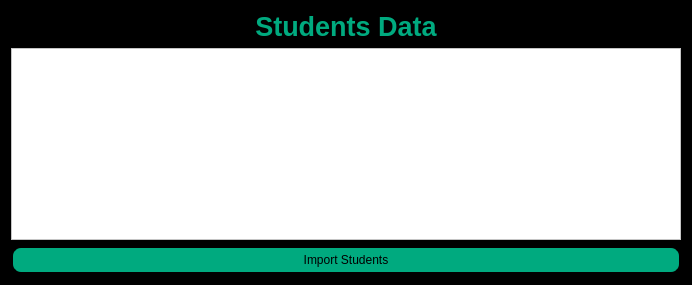
           <widget class="QWidget" name="tab">
            <property name="styleSheet">
             <string notr="true">background-color: rgb(0, 0, 0);
color: rgb(255, 255, 255);</string>
            </property>
            <attribute name="title">
             <string>Students</string>
            </attribute>
            <layout class="QGridLayout" name="gridLayout_29">
             <item row="2" column="0">
              <widget class="QPushButton" name="pushButton_29">
               <property name="sizePolicy">
                <sizepolicy hsizetype="Fixed" vsizetype="Fixed">
                 <horstretch>0</horstretch>
                 <verstretch>0</verstretch>
                </sizepolicy>
               </property>
               <property name="minimumSize">
                <size>
                 <width>670</width>
                 <height>0</height>
                </size>
               </property>
               <property name="styleSheet">
                <string notr="true">color: rgb(0, 0, 0);
background-color: rgb(0, 170, 127);
border-width: 2px;        
  border-style: solid;
  border-radius: 10px;
  padding:5px;</string>
               </property>
               <property name="text">
                <string>Import Students</string>
               </property>
              </widget>
             </item>
             <item row="1" column="0">
              <widget class="QTableWidget" name="tableWidget_Showall_Stud">
               <property name="sizePolicy">
                <sizepolicy hsizetype="Fixed" vsizetype="Expanding">
                 <horstretch>0</horstretch>
                 <verstretch>0</verstretch>
                </sizepolicy>
               </property>
               <property name="minimumSize">
                <size>
                 <width>670</width>
                 <height>0</height>
                </size>
               </property>
               <property name="maximumSize">
                <size>
                 <width>556</width>
                 <height>16777215</height>
                </size>
               </property>
               <property name="font">
                <font>
                 <pointsize>12</pointsize>
                </font>
               </property>
               <property name="styleSheet">
                <string notr="true">selection-background-color: rgb(0, 170, 127);
color: rgb(0, 0, 0);
background-color: rgb(255, 255, 255);
alternate-background-color: rgb(0, 170, 127);</string>
               </property>
               <property name="frameShape">
                <enum>QFrame::StyledPanel</enum>
               </property>
               <property name="lineWidth">
                <number>2</number>
               </property>
               <property name="midLineWidth">
                <number>2</number>
               </property>
               <property name="sizeAdjustPolicy">
                <enum>QAbstractScrollArea::AdjustIgnored</enum>
               </property>
               <property name="alternatingRowColors">
                <bool>true</bool>
               </property>
              </widget>
             </item>
             <item row="0" column="0">
              <widget class="QLabel" name="label_9">
               <property name="font">
                <font>
                 <pointsize>20</pointsize>
                 <bold>true</bold>
                </font>
               </property>
               <property name="styleSheet">
                <string notr="true">color: rgb(0, 170, 127);</string>
               </property>
               <property name="text">
                <string>Students Data</string>
               </property>
               <property name="alignment">
                <set>Qt::AlignCenter</set>
               </property>
              </widget>
             </item>
            </layout>
           </widget>
